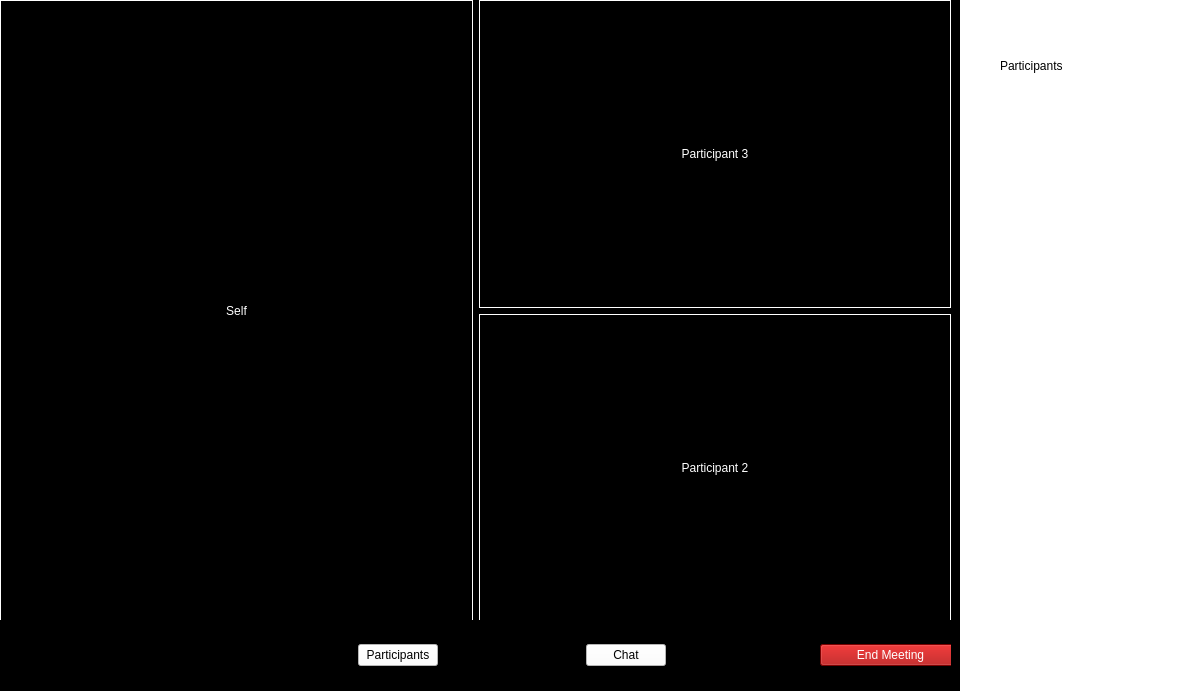
<?xml version="1.0" encoding="UTF-8"?>
<ui version="4.0">
 <class>MainWindow</class>
 <widget class="QMainWindow" name="MainWindow">
  <property name="geometry">
   <rect>
    <x>0</x>
    <y>0</y>
    <width>1191</width>
    <height>691</height>
   </rect>
  </property>
  <property name="sizePolicy">
   <sizepolicy hsizetype="Fixed" vsizetype="Fixed">
    <horstretch>0</horstretch>
    <verstretch>0</verstretch>
   </sizepolicy>
  </property>
  <property name="windowTitle">
   <string>MainWindow</string>
  </property>
  <property name="autoFillBackground">
   <bool>false</bool>
  </property>
  <property name="styleSheet">
   <string notr="true">background-color: rgb(0, 0, 0);
color: rgb(255, 255, 255);</string>
  </property>
  <widget class="QWidget" name="centralwidget">
   <widget class="QWidget" name="meeting_container" native="true">
    <property name="geometry">
     <rect>
      <x>0</x>
      <y>0</y>
      <width>951</width>
      <height>691</height>
     </rect>
    </property>
    <property name="styleSheet">
     <string notr="true"/>
    </property>
    <widget class="QWidget" name="video_container" native="true">
     <property name="geometry">
      <rect>
       <x>0</x>
       <y>0</y>
       <width>951</width>
       <height>621</height>
      </rect>
     </property>
     <property name="styleSheet">
      <string notr="true"/>
     </property>
     <layout class="QGridLayout" name="gridLayout">
      <item row="0" column="0" rowspan="2">
       <widget class="QLabel" name="self">
        <property name="styleSheet">
         <string notr="true">border-color: rgb(255, 255, 255);
color: rgb(255, 255, 255);</string>
        </property>
        <property name="frameShape">
         <enum>QFrame::Box</enum>
        </property>
        <property name="text">
         <string>Self</string>
        </property>
        <property name="scaledContents">
         <bool>true</bool>
        </property>
        <property name="alignment">
         <set>Qt::AlignCenter</set>
        </property>
       </widget>
      </item>
      <item row="0" column="1">
       <widget class="QLabel" name="participant_1">
        <property name="styleSheet">
         <string notr="true">border-color: rgb(255, 255, 255);
color: rgb(255, 255, 255);</string>
        </property>
        <property name="frameShape">
         <enum>QFrame::Box</enum>
        </property>
        <property name="text">
         <string>Participant 3</string>
        </property>
        <property name="scaledContents">
         <bool>true</bool>
        </property>
        <property name="alignment">
         <set>Qt::AlignCenter</set>
        </property>
       </widget>
      </item>
      <item row="1" column="1">
       <widget class="QLabel" name="participant_2">
        <property name="styleSheet">
         <string notr="true">border-color: rgb(255, 255, 255);
color: rgb(255, 255, 255);</string>
        </property>
        <property name="frameShape">
         <enum>QFrame::Box</enum>
        </property>
        <property name="text">
         <string>Participant 2</string>
        </property>
        <property name="scaledContents">
         <bool>true</bool>
        </property>
        <property name="alignment">
         <set>Qt::AlignCenter</set>
        </property>
       </widget>
      </item>
     </layout>
    </widget>
    <widget class="QWidget" name="control_container" native="true">
     <property name="geometry">
      <rect>
       <x>0</x>
       <y>620</y>
       <width>961</width>
       <height>71</height>
      </rect>
     </property>
     <property name="styleSheet">
      <string notr="true"/>
     </property>
     <layout class="QHBoxLayout" name="horizontalLayout">
      <item>
       <spacer name="horizontalSpacer">
        <property name="orientation">
         <enum>Qt::Horizontal</enum>
        </property>
        <property name="sizeHint" stdset="0">
         <size>
          <width>358</width>
          <height>38</height>
         </size>
        </property>
       </spacer>
      </item>
      <item>
       <widget class="QPushButton" name="end_meeting_2">
        <property name="styleSheet">
         <string notr="true">color: rgb(0, 0, 0);
background-color: rgb(255, 255, 255);</string>
        </property>
        <property name="text">
         <string>Participants</string>
        </property>
        <property name="icon">
         <iconset resource="resource.qrc">
          <normaloff>:/icons/Icons/conference-multi-size.ico</normaloff>:/icons/Icons/conference-multi-size.ico</iconset>
        </property>
       </widget>
      </item>
      <item>
       <spacer name="horizontalSpacer_3">
        <property name="orientation">
         <enum>Qt::Horizontal</enum>
        </property>
        <property name="sizeHint" stdset="0">
         <size>
          <width>115</width>
          <height>38</height>
         </size>
        </property>
       </spacer>
      </item>
      <item>
       <widget class="QPushButton" name="end_meeting_3">
        <property name="styleSheet">
         <string notr="true">color: rgb(0, 0, 0);
background-color: rgb(255, 255, 255);</string>
        </property>
        <property name="text">
         <string>Chat</string>
        </property>
        <property name="icon">
         <iconset resource="resource.qrc">
          <normaloff>:/icons/Icons/chat-4-multi-size.ico</normaloff>:/icons/Icons/chat-4-multi-size.ico</iconset>
        </property>
       </widget>
      </item>
      <item>
       <spacer name="horizontalSpacer_4">
        <property name="orientation">
         <enum>Qt::Horizontal</enum>
        </property>
        <property name="sizeHint" stdset="0">
         <size>
          <width>148</width>
          <height>38</height>
         </size>
        </property>
       </spacer>
      </item>
      <item>
       <widget class="QPushButton" name="end_meeting">
        <property name="sizePolicy">
         <sizepolicy hsizetype="Expanding" vsizetype="Fixed">
          <horstretch>0</horstretch>
          <verstretch>0</verstretch>
         </sizepolicy>
        </property>
        <property name="styleSheet">
         <string notr="true">color: rgb(255, 255, 255);
background-color: rgb(170, 0, 0);</string>
        </property>
        <property name="text">
         <string>End Meeting</string>
        </property>
       </widget>
      </item>
     </layout>
    </widget>
   </widget>
   <widget class="QStackedWidget" name="stackedWidget">
    <property name="geometry">
     <rect>
      <x>960</x>
      <y>0</y>
      <width>231</width>
      <height>691</height>
     </rect>
    </property>
    <property name="sizePolicy">
     <sizepolicy hsizetype="Expanding" vsizetype="Preferred">
      <horstretch>0</horstretch>
      <verstretch>0</verstretch>
     </sizepolicy>
    </property>
    <property name="styleSheet">
     <string notr="true">background-color: rgb(255, 255, 255);
color: rgb(0, 0, 0);</string>
    </property>
    <property name="currentIndex">
     <number>1</number>
    </property>
    <widget class="QWidget" name="chat">
     <widget class="QLabel" name="label">
      <property name="geometry">
       <rect>
        <x>38</x>
        <y>40</y>
        <width>151</width>
        <height>61</height>
       </rect>
      </property>
      <property name="text">
       <string>Chat</string>
      </property>
     </widget>
    </widget>
    <widget class="QWidget" name="participants">
     <widget class="QLabel" name="label_2">
      <property name="geometry">
       <rect>
        <x>40</x>
        <y>30</y>
        <width>161</width>
        <height>71</height>
       </rect>
      </property>
      <property name="text">
       <string>Participants</string>
      </property>
     </widget>
    </widget>
   </widget>
  </widget>
 </widget>
 <resources>
  <include location="resource.qrc"/>
 </resources>
 <connections>
  <connection>
   <sender>end_meeting</sender>
   <signal>clicked()</signal>
   <receiver>MainWindow</receiver>
   <slot>close()</slot>
   <hints>
    <hint type="sourcelabel">
     <x>808</x>
     <y>662</y>
    </hint>
    <hint type="destinationlabel">
     <x>708</x>
     <y>699</y>
    </hint>
   </hints>
  </connection>
 </connections>
</ui>
